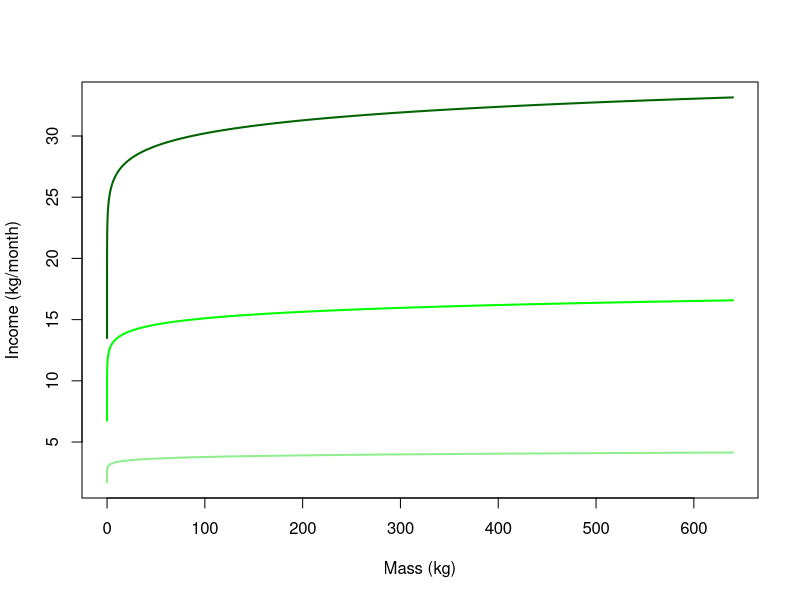
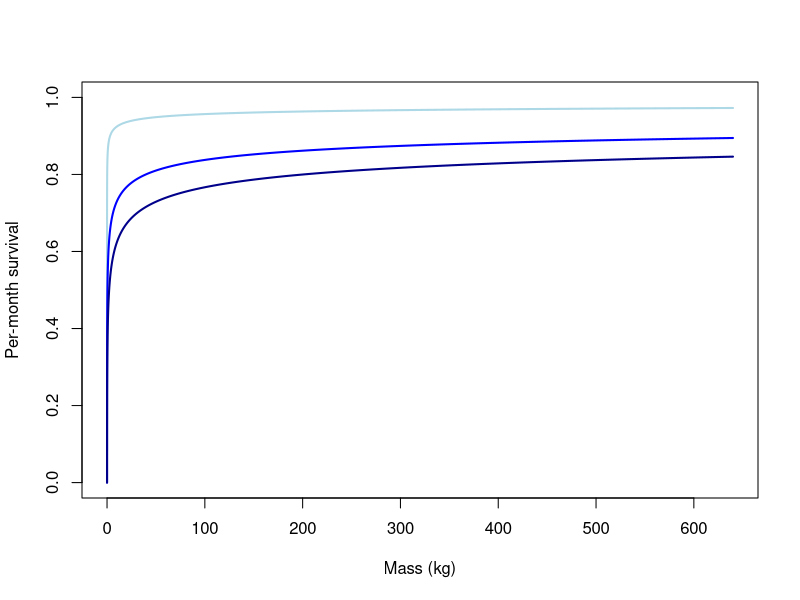
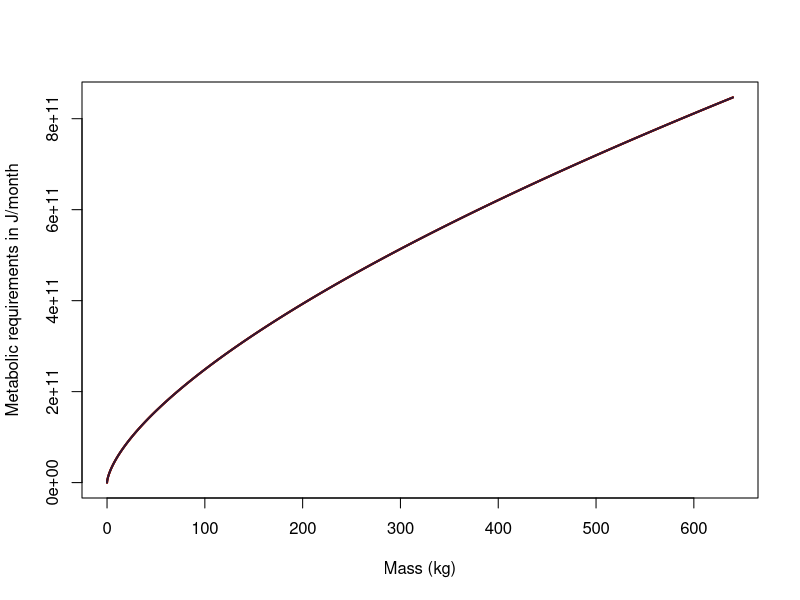

Source code (R) for these figures, in order:
seasons = "NO"

#Environmental Parameters
timebin=12
f_h <- 8/timebin
Temp <- 290
reprolimit=0.2
Kappa = 8/timebin
Tmax = 18*timebin  #monthly time steps, maximum lifespan is 18 years

#Parameters for temperature dependent costs
k=1.3e-23
E = 1.04e-19
theta=0.66
coef1  =5e+16 ##normalization constant puts tuna SMR near the costs in Kitchell et al. (1978) Bioenergetic spectra of skipjack and yellowfin tunas, pp 359 IN Sharp G.D. and Dizon A.E. eds. The Physiological Ecology of Tunas, Academic press.  

#physiological parameters
a <- 1e-5 #from Lombardo 2019
Jdensity <-  4.2e+6 #J/kg #from Chapman et al. 2011
b=1.8
d = 2.4

#STATE VARIABLES
phi <- 1 # only 1 environment
Lmax <- 400  #maximum size of 4 meters
Lmin <- 1 
Yindexmax <- 100 #maximum index of stores in state loop  

storemax= 0.6 #proportion of structural mass that individuals can devote to energy storage
storemin = 0.1

###################################################################################################################################################################################################
###Lookup Tables - look up costs and food functions so they are not calculated every time

###Sizespectra allow us to descripbe prey preference, encounter, consumption to predict prey availability and mass-specific mortality:
#total mass maximum in kg
##Prey availability   
phi_a <- 3 #from table 2.2 in Andersen book
lam <- 1.95
K_c=10 #from Table 2.2, this changes with season (and is scaled by Kappa)
##mass dependent mortality
phi_p <- 0.07 #from table 2.2 in Andersen book
f_0 <- 0.6 #somewhere between 0 and 1, but predators rarely caught with totally full stomach
hprime <- 17.2

#coefficient on the consumption rate from table 2.2
met_mort <- -0.25 #the argument in Andersen book is that mass-specific rates such as mortality Jdensitys with the metabolic esp of 3/4 (Brown et al. 2004). 

#steepness of penalty to survival near EcritL threshold state value
q = 5e-5 


####ADD SEASONALITY IN RESOURCES AND FOOD TO SOME MONTHS
if(seasons == "NO") {	
  kmult <-   rep(1, timebin)   
  raiseT <-      rep(0, timebin)  	
} else {
  #hardcoded for timebin = 12
  kmult <-    c(rep(3, 9), rep(1, 3))  #currently short breeding season with low resources
  raiseT <-   c(rep(0,9), rep(9, 3))#currently raise T from 15 to 24
  
} #end if 

Mass <- a*(Lmin:Lmax)^3 

mu<- phi_p*f_h*Mass^met_mort #note we are excluding "background" mortality that is independent of size.... 

Income = matrix(nrow = timebin, ncol = length(Mass))
MTcosts = matrix(nrow = timebin, ncol = length(Mass))

for (kap in 1:timebin) {
  
  Income[kap, ] <- kmult[kap]*Kappa*3*Mass^(0.05) #this describes the scaling with size and ecostystem richness
  MTcosts[kap, ] <-coef1*(Mass)^theta*(exp(-E/(k*(Temp+raiseT[kap])))) 
  
}

###Plot vs mass (Fig 1A - 1C)
kappas <- c(1, 4, 8)
kap_inc <- matrix(nrow = 3, ncol = length(Mass))

for (k in 1:length(kappas)) {
  
 kap_inc[k, ] <- kappas[k]*3*Mass^(0.05)
}
 
matplot( Mass, t(kap_inc), type = "l", lty=1, lwd=2,   xlab="Mass (kg)", ylab = "Income (kg/month)", col = c("light green", "green", "dark green"))
         #ylab="Metabolic rate in J/season", col=c(4, 3, "orange", 2, "dark red"))
 
hseq = c(2, 8, 12)
mu_h = matrix(nrow = 3, ncol = length(Mass))
for (h in 1:length(hseq) ) {
  
  mu_h[h, ] <- phi_p*hseq[h]*Mass^met_mort 
  
}
  
  matplot( Mass, t(exp(-mu_h)), type = "l", lty=1, lwd=2, ylim = c(0,1), xlab="Mass (kg)", ylab = "Per-month survival", col = c("light blue", "blue", "dark blue"))
  #ylab="Metabolic rate in J/season", col=c(4, 3, "orange", 2, "dark red")))


  temp_seq = c(285, 290, 295, 300)
  temp_mat <- matrix(nrow = 4, ncol = length(Mass))
  
  for (temp in 1:length(temp_seq)) {
   temp_mat[temp, ] <- coef1*(Mass)^theta*(exp(-E/(k*(temp_seq[temp]) )) )
    
  }
  
 
  matplot(Mass, t((temp_mat)/Jdensity), type = "l", lty=1, lwd=2,  xlab="Mass (kg)", ylab="Metabolic requirements in J/month", col=c("orange", "red", "dark red", "#301934") )  
  
          